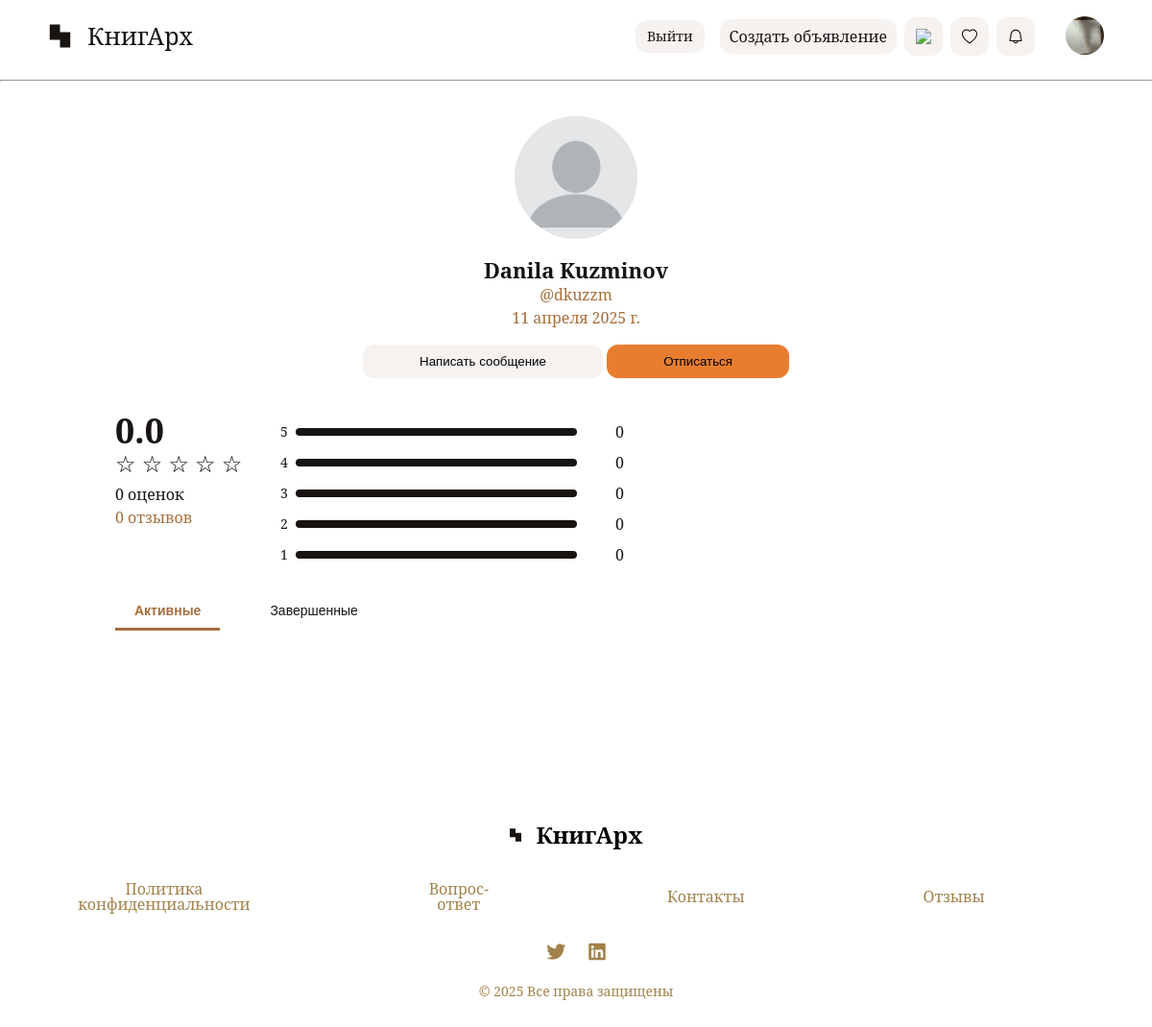
/profile/dkuzzm/ (signed in), run on the app's committed database.
### user/models.py (models this page shows)
class User(AbstractUser):
    photo = models.ImageField(
        upload_to='users/profile_pictures/%Y/%m',
        blank=True,
        verbose_name='Фото профиля',
        default='users/profile_pictures/default.png',
        validators=[validate_file_size, validate_image_extension]
    )
    date_of_birth = models.DateField(
        blank=True,
        null=True,
        verbose_name='Дата рождения',
        validators=[validate_birth_date],
    )

### user/views.py (the view)
# urls.py: path('<str:username>/', ProfileView.as_view(), name='profile'),
class ProfileView(TemplateView):
    template_name = 'profile/my_profile.html'
    def get_context_data(self, **kwargs):
        context = super().get_context_data(**kwargs)
        user = get_object_or_404(get_user_model(), username=kwargs['username'])
        if user:
            context['user'] = user
            reviews = Reviews.objects.filter(
                offer__user=user
            ).select_related('offer', 'user')
            grade_counts = {}
            for review in reviews:
                grade_counts[review.grade] = grade_counts.get(review.grade, 0) + 1
            context['reviews'] = [{'grade': grade, 'grade__count': count}
                                 for grade, count in grade_counts.items()]
            context['total_review'] = len(reviews)
            context['total_comments'] = sum(1 for review in reviews if review.description and review.description.strip())
            context['rating_data'] = {
                'reviews': [
                    {'rating': review.grade} for review in reviews
                ],
                'comments': [
                    {'text': review.description} for review in reviews
                    if review.description and review.description.strip()
                ]
            }
            request_user = self.request.user
            user_favorites = set()
            if request_user.is_authenticated:
                user_favorites = set(
                    Favorite.objects.filter(user=request_user).values_list('offer_id', flat=True)
                )
            context['user_favorites'] = user_favorites
            book_offers_query = BookOffer.objects.filter(
                user=user
            ).select_related(
                'book',
                'book__author',
            ).prefetch_related(
                'book__photos',
                'photos'
            ).order_by(
                '-date_created'
            )
            active_offers = book_offers_query.filter(
                is_active='Active',
                is_published=True,
            )
            complete_offers = book_offers_query.filter(
                is_active='Completed',
            )
            for offer in active_offers:
                offer.first_photo = offer.photos.first()
            for offer in complete_offers:
                offer.first_photo = offer.photos.first()
            context['active'] = active_offers
            context['complete'] = complete_offers
            is_subscribed = False
            if request_user.is_authenticated and request_user != user:
                is_subscribed = Subscriber.objects.filter(
                    subscriber=request_user,
                    subscribed_to=user
                ).exists()
            context['is_subscribed'] = is_subscribed
            return context
        return Http404()

### user/templates/profile/my_profile.html (shortened to what this page needs)
{% extends 'base.html' %}
{% load static %}
{% load main_tags %}
{% block content %}
    <main class="main">
        <div class="container">
           <div class="my-profile">
                <div class="my-profile__info">
                    {% if user.id == request.user.id %}
                        <div class="avatar-container">
                            <img id="profile-img" src="{{ user.photo.url }}" class="my-profile__info-img" alt="Фото профиля">
                            <button type="button" class="camera-button" onclick="document.getElementById('upload-photo').click()">
                                <img src="{% static 'main/img/camera.svg' %}" alt="Загрузить фото">
                            </button>
                            <input type="file" id="upload-photo" accept="image/*" style="display: none;" onchange="handleImageUpload(event)">
                        </div>
                    {% else %}
                        <img id="profile-img" src="{{ user.photo.url }}" class="my-profile__info-img" alt="Фото профиля">
                    {% endif %}
                    {% if user.first_name != "" or user.last_name != "" %}
                        <h2 class="my-profile__info-name">{{ user.first_name }} {{ user.last_name }}</h2>
                        <p class="my-profile__info-date">@{{ user.username }}</p>
                    {% else %}
                        <h2 class="my-profile__info-name">@{{ user.username }}</h2>
                    {% endif %}
                    <p class="my-profile__info-date">{{ user.date_joined|date }}</p>
                    {% if request.user == user %}
                        <button class="my-profile__info-button" onclick="redirectToEditingPage()">Редактировать</button>
                    {% else %}
                        <div class="my-profile__info-buttons">
                            <button class="my-profile__info-button">Написать сообщение</button>
                            <button class="my-profile__info-button button-subscription" onclick="subscribe({{ request.user.id }}, {{ user.id }})">{% if is_subscribed %}Отписаться{% else %}Подписаться{% endif %}</button>
                        </div>
                    {% endif %}
                </div>
                <div class="review-system">
                    <div class="summary-container">
                        <div class="rating-summary">
                            <h1 class="average-rating">0.0</h1>
                            <div class="stars">
                                <span class="star">&#9734;</span>
                                <span class="star">&#9734;</span>
                                <span class="star">&#9734;</span>
                                <span class="star">&#9734;</span>
                                <span class="star">&#9734;</span>
                            </div>
                            <p class="total-reviews">{{ total_review }} оценок</p>
                            <a href="#" class="total-comments">{{ total_comments }} отзывов</a>
                        </div>
                    </div>
                    <div class="chart-container">
                        <div class="chart-row">
                            <span class="rating-label">5</span>
                            <div class="bar-container">
                                <div class="bar"></div>
                            </div>
                            <span class="count">0</span>
                        </div>
                        <div class="chart-row">
                            <span class="rating-label">4</span>
                            <div class="bar-container">
                                <div class="bar"></div>
                            </div>
                            <span class="count">0</span>
                        </div>
                        <div class="chart-row">
                            <span class="rating-label">3</span>
                            <div class="bar-container">
                                <div class="bar"></div>
                            </div>
                            <span class="count">0</span>
                        </div>
                        <div class="chart-row">
                            <span class="rating-label">2</span>
                            <div class="bar-container">
                                <div class="bar"></div>
                            </div>
                            <span class="count">0</span>
                        </div>
                        <div class="chart-row">
                            <span class="rating-label">1</span>
                            <div class="bar-container">
                                <div class="bar"></div>
                            </div>
                            <span class="count">0</span>
                        </div>
                    </div>
                </div>
                <div class="tabs-buttons">
                    <button type="button" data-tab="active" class="tab active">Активные</button>
                    <button type="button" data-tab="completed" class="tab">Завершенные</button>
                </div>
           </div>
        </div>
    </main>
{% endblock %}

### templates/base.html (shortened to what this page needs)
{% load static %}
{% load cache %}
<!DOCTYPE html>
<html lang="ru">
{% block head %}
    <head>
        <link rel="stylesheet" href="{% static 'main/css/reset.css' %}">
        <link rel="stylesheet" href="{% static 'main/css/style.css' %}">
        <link rel="stylesheet" href="https://cdnjs.cloudflare.com/ajax/libs/font-awesome/6.0.0-beta3/css/all.min.css">
    </head>
{% endblock %}
<body>
    <header class="header">
        <nav class="header-nav">
            <div class="header-left">
                <img class="header-img" src="{% static 'main/img/icon.svg' %}" alt="Иконка сайта КнигАрх">
                <h1 class="header-title">
                    <a href="{% url 'main:index' %}" class="header-title-link">КнигАрх</a>
                </h1>
            </div>
            {% with request.user.is_authenticated as auth %}
                {% if auth %}
                    <div class="header-right">
                        <div class="header-buttons">
                            <a href="{% url 'logout' %}?next={{ request.path }}" class="button-registration button-registration__link">Выйти</a>
                            <a type="button" class="button-create-advertisement" href="{% url 'book:new-book-offer' %}">Создать объявление</a>
                            <a href="#" class="button-message button-message-link">
                                <img class="button-message__img" src="{% static 'main/img/message.svg' %}" alt="Конверт">
                            </a>
                                <a href="#" class="button-heart button-heart-link">
                                    <img class="button-heart__img" src="{% static 'main/img/black-heart.svg' %}" alt="Сердце">
                                </a>
                                <a href="#" class="button-notification button-notification-link">
                                    <img class="button-notification__img" src="{% static 'main/img/notification.svg' %}" alt="Колокольчик">
                                </a>
                        </div>
                        <div class="header-profile">
                            <a href="{% url 'profile:profile' request.user.username %}" class="header-profile-link">
                                <img class="header-profile__img" src="{{ request.user.photo.url }}" alt="Фото вашего профиля">
                            </a>
                        </div>
                    </div>
                {% elif request.path != '/profile/login/' and request.path != '/profile/reset-password/' and request.path != '/profile/password-reset/MQ/set-password/' %}
                    <div class="header-right">
                        <div class="header-buttons">
                            <a href="{% url 'login' %}?next={{ request.path }}" class="button-registration button-registration__link">Вход и Регистрация</a>
                        </div>
                    </div>
                {% endif %}
            {% endwith %}
        </nav>
    </header>
    <hr>
    {% block content %}
    {% endblock %}
    {% cache 120 footer %}
        <footer class="footer">
            <div class="container">
                <div class="footer-top">
                    <div class="logo-section__footer">
                        <img src="{% static 'main/img/icon.svg' %}" alt="Логотип КнигАрх" class="footer-logo">
                        <h2 class="site-name__footer">КнигАрх</h2>
                    </div>
                </div>
                <div class="links-container__footer">
                    <a href="#" class="footer-link">Политика конфиденциальности</a>
                    <a href="#" class="footer-link">Вопрос-ответ</a>
                    <a href="#" class="footer-link">Контакты</a>
                    <a href="#" class="footer-link">Отзывы</a>
                </div>
                <div class="social-icons__footer">
                    <a href="#"><i class="fab fa-twitter"></i></a>
                    <a href="#"><i class="fab fa-linkedin"></i></a>
                </div>
                <p class="copyright__footer">© 2025 Все права защищены</p>
            </div>
        </footer>
    {% endcache %}
</body>
</html>

### data on the page
User: user.photo (picture)
User: photo (placeholder picture), first_name "Danila", last_name "Kuzminov", username "dkuzzm", date_joined "11 апреля 2025 г."
